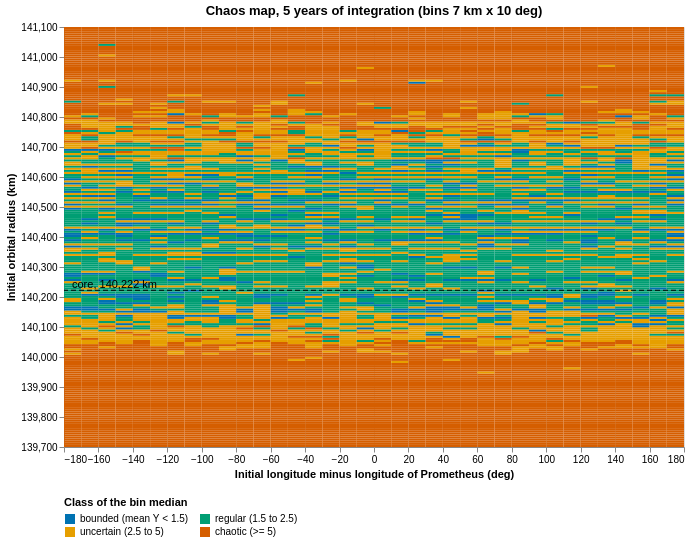

The Vega-Lite source for this figure:
### Vega-Lite specification from a JSON file in a GitHub repository (floating-point values rounded to 4 significant figures; data arrays with more than 128 entries replaced by an {"elided": "..."} marker saying what was removed)
{"$schema": "https://vega.github.io/schema/vega-lite/v5.20.1.json", "config": {"view": {"continuousHeight": 300, "continuousWidth": 300, "strokeWidth": 0}}, "datasets": {"data-0917bfd3090edc50799aabc6af43b6b3": {"elided": "7200 records"}, "data-c6824fe1b112384836480bf559cf358a": [{"label": "core, 140,222 km", "r": 140200.0}]}, "height": 420, "layer": [{"data": {"name": "data-0917bfd3090edc50799aabc6af43b6b3"}, "encoding": {"color": {"field": "cls", "legend": {"columns": 2, "orient": "bottom"}, "scale": {"domain": ["bounded (mean Y < 1.5)", "regular (1.5 to 2.5)", "uncertain (2.5 to 5)", "chaotic (>= 5)"], "range": ["#0072B2", "#009E73", "#E69F00", "#D55E00"]}, "title": "Class of the bin median", "type": "nominal"}, "tooltip": [{"field": "r", "title": "radius (km)", "type": "quantitative"}, {"field": "lon", "title": "longitude (deg)", "type": "quantitative"}, {"field": "y", "title": "median mean MEGNO", "type": "quantitative"}, {"field": "n", "title": "particles", "type": "quantitative"}], "x": {"field": "lon", "scale": {"domain": [-180, 180], "nice": false}, "title": "Initial longitude minus longitude of Prometheus (deg)", "type": "quantitative"}, "x2": {"field": "lon2"}, "y": {"field": "r", "scale": {"domain": [139700, 141100], "nice": false}, "title": "Initial orbital radius (km)", "type": "quantitative"}, "y2": {"field": "r2"}}, "mark": {"type": "rect"}, "transform": [{"as": "cls", "calculate": "datum.y < 1.5 ? 'bounded (mean Y < 1.5)' : datum.y <= 2.5 ? 'regular (1.5 to 2.5)' : datum.y < 5 ? 'uncertain (2.5 to 5)' : 'chaotic (>= 5)'"}, {"as": "r2", "calculate": "datum.r + 7.0"}, {"as": "lon2", "calculate": "datum.lon + 10.0"}]}, {"data": {"name": "data-c6824fe1b112384836480bf559cf358a"}, "encoding": {"tooltip": [{"field": "label", "type": "nominal"}, {"field": "r", "type": "quantitative"}], "y": {"field": "r", "type": "quantitative"}}, "mark": {"color": "black", "strokeDash": [5, 3], "type": "rule"}}, {"data": {"name": "data-c6824fe1b112384836480bf559cf358a"}, "encoding": {"text": {"field": "label", "type": "nominal"}, "x": {"value": 4}, "y": {"field": "r", "type": "quantitative"}}, "mark": {"align": "left", "dx": 4, "dy": -5, "fontSize": 11, "type": "text"}}], "title": "Chaos map, 5 years of integration (bins 7 km x 10 deg)", "width": 620}
